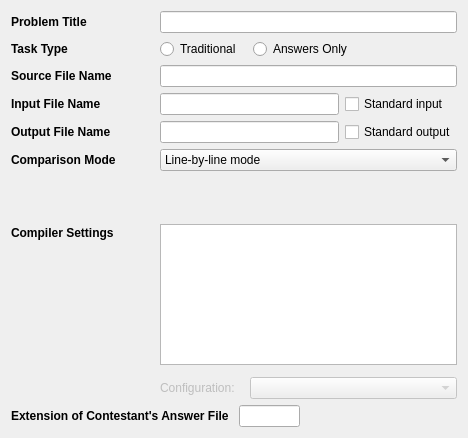
<?xml version="1.0" encoding="UTF-8"?>
<ui version="4.0">
 <class>TaskEditWidget</class>
 <widget class="QWidget" name="TaskEditWidget">
  <property name="geometry">
   <rect>
    <x>0</x>
    <y>0</y>
    <width>462</width>
    <height>438</height>
   </rect>
  </property>
  <property name="windowTitle">
   <string>Form</string>
  </property>
  <layout class="QGridLayout" name="gridLayout">
   <item row="0" column="0">
    <widget class="QLabel" name="problemTitleLabel">
     <property name="sizePolicy">
      <sizepolicy hsizetype="Preferred" vsizetype="Fixed">
       <horstretch>0</horstretch>
       <verstretch>0</verstretch>
      </sizepolicy>
     </property>
     <property name="styleSheet">
      <string notr="true">font-size:9pt;font-weight:bold;</string>
     </property>
     <property name="text">
      <string>Problem Title</string>
     </property>
    </widget>
   </item>
   <item row="0" column="1" colspan="2">
    <widget class="QLineEdit" name="problemTitle"/>
   </item>
   <item row="1" column="0">
    <widget class="QLabel" name="taskTypeLabel">
     <property name="sizePolicy">
      <sizepolicy hsizetype="Preferred" vsizetype="Fixed">
       <horstretch>0</horstretch>
       <verstretch>0</verstretch>
      </sizepolicy>
     </property>
     <property name="styleSheet">
      <string notr="true">font-size:9pt;font-weight:bold;</string>
     </property>
     <property name="text">
      <string>Task Type</string>
     </property>
    </widget>
   </item>
   <item row="1" column="1" colspan="2">
    <layout class="QHBoxLayout" name="horizontalLayout_2">
     <property name="spacing">
      <number>12</number>
     </property>
     <item>
      <widget class="QRadioButton" name="traditionalButton">
       <property name="styleSheet">
        <string notr="true">font-size: 9pt;</string>
       </property>
       <property name="text">
        <string>Traditional</string>
       </property>
      </widget>
     </item>
     <item>
      <widget class="QRadioButton" name="answersOnlyButton">
       <property name="styleSheet">
        <string notr="true">font-size: 9pt;</string>
       </property>
       <property name="text">
        <string>Answers Only</string>
       </property>
      </widget>
     </item>
     <item>
      <spacer name="horizontalSpacer_3">
       <property name="orientation">
        <enum>Qt::Horizontal</enum>
       </property>
       <property name="sizeHint" stdset="0">
        <size>
         <width>40</width>
         <height>20</height>
        </size>
       </property>
      </spacer>
     </item>
    </layout>
   </item>
   <item row="2" column="0">
    <widget class="QLabel" name="sourceFileNameLabel">
     <property name="sizePolicy">
      <sizepolicy hsizetype="Preferred" vsizetype="Fixed">
       <horstretch>0</horstretch>
       <verstretch>0</verstretch>
      </sizepolicy>
     </property>
     <property name="styleSheet">
      <string notr="true">font-size:9pt;font-weight:bold;</string>
     </property>
     <property name="text">
      <string>Source File Name</string>
     </property>
    </widget>
   </item>
   <item row="2" column="1" colspan="2">
    <widget class="QLineEdit" name="sourceFileName"/>
   </item>
   <item row="3" column="0">
    <widget class="QLabel" name="inputFileNameLabel">
     <property name="sizePolicy">
      <sizepolicy hsizetype="Preferred" vsizetype="Fixed">
       <horstretch>0</horstretch>
       <verstretch>0</verstretch>
      </sizepolicy>
     </property>
     <property name="styleSheet">
      <string notr="true">font-size:9pt;font-weight: bold;</string>
     </property>
     <property name="text">
      <string>Input File Name</string>
     </property>
    </widget>
   </item>
   <item row="3" column="1">
    <widget class="QLineEdit" name="inputFileName"/>
   </item>
   <item row="3" column="2">
    <widget class="QCheckBox" name="standardInputCheck">
     <property name="styleSheet">
      <string notr="true">font-size: 9pt;</string>
     </property>
     <property name="text">
      <string>Standard input</string>
     </property>
    </widget>
   </item>
   <item row="4" column="0">
    <widget class="QLabel" name="outputFileNameLabel">
     <property name="sizePolicy">
      <sizepolicy hsizetype="Preferred" vsizetype="Fixed">
       <horstretch>0</horstretch>
       <verstretch>0</verstretch>
      </sizepolicy>
     </property>
     <property name="styleSheet">
      <string notr="true">font-size:9pt;font-weight:bold;</string>
     </property>
     <property name="text">
      <string>Output File Name</string>
     </property>
    </widget>
   </item>
   <item row="4" column="1">
    <widget class="QLineEdit" name="outputFileName"/>
   </item>
   <item row="4" column="2">
    <widget class="QCheckBox" name="standardOutputCheck">
     <property name="styleSheet">
      <string notr="true">font-size: 9pt;</string>
     </property>
     <property name="text">
      <string>Standard output</string>
     </property>
    </widget>
   </item>
   <item row="5" column="0">
    <widget class="QLabel" name="comparisonModeLabel">
     <property name="sizePolicy">
      <sizepolicy hsizetype="Preferred" vsizetype="Fixed">
       <horstretch>0</horstretch>
       <verstretch>0</verstretch>
      </sizepolicy>
     </property>
     <property name="styleSheet">
      <string notr="true">font-size:9pt;font-weight:bold;</string>
     </property>
     <property name="text">
      <string>Comparison Mode</string>
     </property>
    </widget>
   </item>
   <item row="5" column="1" colspan="2">
    <widget class="QComboBox" name="comparisonMode">
     <property name="styleSheet">
      <string notr="true">font-size: 9pt;</string>
     </property>
     <item>
      <property name="text">
       <string>Line-by-line mode</string>
      </property>
     </item>
     <item>
      <property name="text">
       <string>Line-by-line mode (ignore extra spaces and tabs)</string>
      </property>
     </item>
     <item>
      <property name="text">
       <string>External tool mode (diff)</string>
      </property>
     </item>
     <item>
      <property name="text">
       <string>Real number mode</string>
      </property>
     </item>
     <item>
      <property name="text">
       <string>Special judge mode</string>
      </property>
     </item>
    </widget>
   </item>
   <item row="6" column="1" colspan="2">
    <widget class="QStackedWidget" name="comparisonSetting">
     <property name="sizePolicy">
      <sizepolicy hsizetype="Preferred" vsizetype="Fixed">
       <horstretch>0</horstretch>
       <verstretch>0</verstretch>
      </sizepolicy>
     </property>
     <property name="currentIndex">
      <number>0</number>
     </property>
     <widget class="QWidget" name="lineByLineMode"/>
     <widget class="QWidget" name="ignoreSpacesMode"/>
     <widget class="QWidget" name="externalToolMode">
      <layout class="QHBoxLayout" name="horizontalLayout_3">
       <item>
        <widget class="QLabel" name="argumentsLabel">
         <property name="sizePolicy">
          <sizepolicy hsizetype="Fixed" vsizetype="Preferred">
           <horstretch>0</horstretch>
           <verstretch>0</verstretch>
          </sizepolicy>
         </property>
         <property name="styleSheet">
          <string notr="true">font:8pt;</string>
         </property>
         <property name="text">
          <string>Arguments:</string>
         </property>
        </widget>
       </item>
       <item>
        <widget class="QLineEdit" name="diffArguments"/>
       </item>
      </layout>
     </widget>
     <widget class="QWidget" name="realNumberMode">
      <layout class="QHBoxLayout" name="horizontalLayout_9">
       <item>
        <widget class="QLabel" name="precisionLabel">
         <property name="sizePolicy">
          <sizepolicy hsizetype="Fixed" vsizetype="Preferred">
           <horstretch>0</horstretch>
           <verstretch>0</verstretch>
          </sizepolicy>
         </property>
         <property name="styleSheet">
          <string notr="true">font:8pt;</string>
         </property>
         <property name="text">
          <string>Real Number Precision:</string>
         </property>
        </widget>
       </item>
       <item>
        <widget class="QSpinBox" name="realPrecision">
         <property name="maximum">
          <number>18</number>
         </property>
         <property name="value">
          <number>3</number>
         </property>
        </widget>
       </item>
       <item>
        <widget class="QLabel" name="digitsLabel">
         <property name="sizePolicy">
          <sizepolicy hsizetype="Fixed" vsizetype="Preferred">
           <horstretch>0</horstretch>
           <verstretch>0</verstretch>
          </sizepolicy>
         </property>
         <property name="styleSheet">
          <string notr="true">font:8pt;</string>
         </property>
         <property name="text">
          <string>digits</string>
         </property>
        </widget>
       </item>
       <item>
        <spacer name="horizontalSpacer_2">
         <property name="orientation">
          <enum>Qt::Horizontal</enum>
         </property>
         <property name="sizeHint" stdset="0">
          <size>
           <width>96</width>
           <height>20</height>
          </size>
         </property>
        </spacer>
       </item>
      </layout>
     </widget>
     <widget class="QWidget" name="specialJudgeMode">
      <layout class="QHBoxLayout" name="horizontalLayout_10">
       <item>
        <widget class="FileLineEdit" name="specialJudge"/>
       </item>
      </layout>
     </widget>
    </widget>
   </item>
   <item row="7" column="0">
    <layout class="QVBoxLayout" name="verticalLayout_3">
     <item>
      <widget class="QLabel" name="compilerSettingsLabel">
       <property name="sizePolicy">
        <sizepolicy hsizetype="Preferred" vsizetype="Fixed">
         <horstretch>0</horstretch>
         <verstretch>0</verstretch>
        </sizepolicy>
       </property>
       <property name="minimumSize">
        <size>
         <width>143</width>
         <height>18</height>
        </size>
       </property>
       <property name="maximumSize">
        <size>
         <width>143</width>
         <height>18</height>
        </size>
       </property>
       <property name="styleSheet">
        <string notr="true">font-size:9pt;font-weight:bold;</string>
       </property>
       <property name="text">
        <string>Compiler Settings</string>
       </property>
      </widget>
     </item>
     <item>
      <spacer name="verticalSpacer">
       <property name="orientation">
        <enum>Qt::Vertical</enum>
       </property>
       <property name="sizeHint" stdset="0">
        <size>
         <width>20</width>
         <height>40</height>
        </size>
       </property>
      </spacer>
     </item>
    </layout>
   </item>
   <item row="7" column="1" colspan="2">
    <layout class="QVBoxLayout" name="verticalLayout_4">
     <property name="spacing">
      <number>12</number>
     </property>
     <item>
      <widget class="QListWidget" name="compilersList"/>
     </item>
     <item>
      <layout class="QHBoxLayout" name="horizontalLayout_16">
       <property name="spacing">
        <number>15</number>
       </property>
       <item>
        <widget class="QLabel" name="configurationLabel">
         <property name="enabled">
          <bool>false</bool>
         </property>
         <property name="sizePolicy">
          <sizepolicy hsizetype="Fixed" vsizetype="Preferred">
           <horstretch>0</horstretch>
           <verstretch>0</verstretch>
          </sizepolicy>
         </property>
         <property name="styleSheet">
          <string notr="true">font-size: 9pt;</string>
         </property>
         <property name="text">
          <string>Configuration:</string>
         </property>
        </widget>
       </item>
       <item>
        <widget class="QComboBox" name="configurationSelect">
         <property name="enabled">
          <bool>false</bool>
         </property>
         <property name="styleSheet">
          <string notr="true">font-size:9pt;</string>
         </property>
        </widget>
       </item>
      </layout>
     </item>
    </layout>
   </item>
   <item row="8" column="0" colspan="3">
    <layout class="QHBoxLayout" name="horizontalLayout">
     <property name="spacing">
      <number>10</number>
     </property>
     <item>
      <widget class="QLabel" name="answerFileExtensionLabel">
       <property name="sizePolicy">
        <sizepolicy hsizetype="Preferred" vsizetype="Fixed">
         <horstretch>0</horstretch>
         <verstretch>0</verstretch>
        </sizepolicy>
       </property>
       <property name="styleSheet">
        <string notr="true">font-size:9pt;font-weight:bold;</string>
       </property>
       <property name="text">
        <string>Extension of Contestant's Answer File</string>
       </property>
      </widget>
     </item>
     <item>
      <widget class="QLineEdit" name="answerFileExtension">
       <property name="sizePolicy">
        <sizepolicy hsizetype="Fixed" vsizetype="Fixed">
         <horstretch>0</horstretch>
         <verstretch>0</verstretch>
        </sizepolicy>
       </property>
       <property name="minimumSize">
        <size>
         <width>61</width>
         <height>22</height>
        </size>
       </property>
       <property name="maximumSize">
        <size>
         <width>61</width>
         <height>22</height>
        </size>
       </property>
      </widget>
     </item>
     <item>
      <spacer name="horizontalSpacer">
       <property name="orientation">
        <enum>Qt::Horizontal</enum>
       </property>
       <property name="sizeHint" stdset="0">
        <size>
         <width>40</width>
         <height>20</height>
        </size>
       </property>
      </spacer>
     </item>
    </layout>
   </item>
  </layout>
 </widget>
 <customwidgets>
  <customwidget>
   <class>FileLineEdit</class>
   <extends>QLineEdit</extends>
   <header>filelineedit.h</header>
  </customwidget>
 </customwidgets>
 <tabstops>
  <tabstop>problemTitle</tabstop>
  <tabstop>sourceFileName</tabstop>
  <tabstop>inputFileName</tabstop>
  <tabstop>standardInputCheck</tabstop>
  <tabstop>outputFileName</tabstop>
  <tabstop>standardOutputCheck</tabstop>
  <tabstop>comparisonMode</tabstop>
  <tabstop>compilersList</tabstop>
  <tabstop>configurationSelect</tabstop>
  <tabstop>specialJudge</tabstop>
  <tabstop>realPrecision</tabstop>
 </tabstops>
 <resources/>
 <connections>
  <connection>
   <sender>comparisonMode</sender>
   <signal>currentIndexChanged(int)</signal>
   <receiver>comparisonSetting</receiver>
   <slot>setCurrentIndex(int)</slot>
   <hints>
    <hint type="sourcelabel">
     <x>329</x>
     <y>202</y>
    </hint>
    <hint type="destinationlabel">
     <x>329</x>
     <y>245</y>
    </hint>
   </hints>
  </connection>
 </connections>
</ui>
